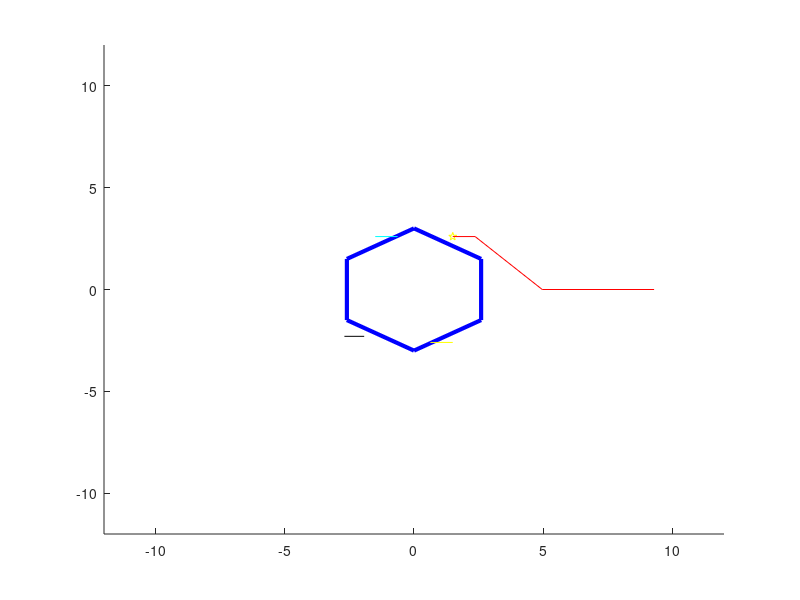

This figure's MATLAB source:
function avocados_at_law()
% L0 = sym('L0');
% L1 = sym('L1');
% L2 = sym('L2');
L0 = 1;
L1 = 5;
L2 = 5;
SL = 3;
xp = sind(60)*SL;
yp = cosd(60)*SL;

% x = sym('x');
% y = sym('y');
% z = sym('z');
function [one,two,thr,angles] = Angles(pos,off,la)
    x = pos(1);
    y = pos(2);
    z = pos(3);
    xp = sind(60)*SL;
    yp = cosd(60)*SL;


    e = sqrt(x^2 + y^2) - L0; 
    f = sqrt(e^2 + z^2);


    u = atand(z/e);
    v = acosd((L1^2 - L2^2 + f^2)/(2*L1*f));
    w = acosd((L1^2 + L2^2 - f^2)/(2*L1*L2));

    tha = atand(y/x);
    phi = (u + v);
    psi = w;
    a = 180-phi-psi;
    angles = [tha, phi, psi];
    one = [(L0*cosd(tha)*cosd(la))+off(1),(L0*sind(tha)*sind(la))+off(2)...
            ,off(3)];
    two = [(L1*cosd(phi)*cosd(tha)*cosd(la))+one(1),one(2)*sind(tha)*sind(la),...
            (L1*sind(phi))+one(3)];
    thr = [(L2*sind(a)*cosd(tha)*cosd(la))+two(1),two(2)*sind(tha)*sind(la),...
            (-L2*cosd(a))+two(3)];
end


%% New Section
% pos1=[5,8,3];pos2=[9,1,3];pos3=[5,8,3];
% pos4=[5,8,3];pos5=[9,1,3];pos6=[5,8,3];
% % Three Up
% pos1=[5,8,1];pos2=[9,1,3];pos3=[5,8,1];
% pos4=[5,1,3];pos5=[9,1,1];pos6=[5,1,3];
% 
% pos1=[1.1,0,0];pos2=[4,2.3,-1];pos3=[1.1,0,0];
% pos4=[4+xp,2.3+yp,-1];pos5=[1.1,0,0];pos6=[4+xp,2.3+yp,-1];
% 
pos1=[4,0,-1];pos2=[4,0,-1];pos3=[4,0,-1];
pos4=[4,0,-1];pos5=[4,0,-1];pos6=[4,0,-1];


theta = 0:60:360;
x0 = sind(theta)*SL;
y0 = cosd(theta)*SL;
z0 = ones(1,7);
% z = z.*3;
% Leg 1
la1 = 30;
l1off = [sind(la1)*SL,cosd(la1)*SL,1];
[leg11,leg12,leg13,angles] = Angles(pos1,l1off,la1)
% Leg 2
la2 = 90;
l2off = [sind(90)*SL,cosd(90)*SL,1];
[leg21,leg22,leg23] = Angles(pos2,l2off,la2);
% Leg 3
la3 = 150;
l3off = [sind(150)*SL,cosd(150)*SL,1];
[leg31,leg32,leg33] = Angles(pos3,l3off,la3);
% Leg 4
la4 = 220;
l4off = [sind(220)*SL,cosd(220)*SL,1];
[leg41,leg42,leg43] = Angles(pos4,l4off,la4);
% Leg 5
la5 = 270;
l5off = [sind(270)*SL,cosd(270)*SL,1];
[leg51,leg52,leg53] = Angles(pos5,l5off,la5);
% Leg 6
la6 = 330;
l6off = [sind(330)*SL,cosd(330)*SL,1];
[leg61,leg62,leg63] = Angles(pos6,l6off,la6);
% Leg Function?
function [one,two,thr] = legangle(pos,off)
    M1 = table(pos(1),pos(2),pos(3),:); % This is a decided position, it's not working
    t1 = M1(:,:,1,1);
    p1 = M1(:,:,1,2);
    s1 = M1(:,:,1,3);
    a = 180-s1-p1;
%     one = [(L0*cosd(t1))+off(1), L0*sind(t1)+off(2),off(3)];
%     two = [(L1*cosd(t1))+(L1*cosd(p1))+one(1), (L1*sind(t1))+one(2),...
%             (L1*sind(p1))+one(3)];
%     thr = [(L2*cosd(t1))+(L2*sind(a))+two(1),(L2*sind(t1))+two(2),...
%         (L2*cosd(a))+two(3)];
    one = [(L0*cosd(t1))+off(1),(L0*sind(t1))+off(2),off(3)];
    two = [(L1*cosd(p1))+one(1),one(2),(L1*sind(p1))+one(3)];
    thr = [(L2*sind(a))+two(1),two(2),(-L2*cosd(a))+two(3)];
end


%% Plotting
figure
hold on
% Plotting the body
plot3(x0, y0, z0, 'b-', 'LineWidth', 3);
fx=-12:.1:12;
[X,Y] = meshgrid(fx);
for i = 1:length(X)
    for j = 1:length(Y)
        Z(i,j) = -2;
    end
end
plot3(l1off(1),l1off(2),l1off(3),'py');
% surf(X,Y,Z)
% Leg 1
plot3([l1off(1),leg11(1)],[l1off(2),leg11(2)],[l1off(3),leg11(3)],'r-');
plot3([leg11(1),leg12(1)],[leg11(2),leg12(2)],[leg11(3),leg12(3)],'r-');
plot3([leg12(1),leg13(1)],[leg12(2),leg13(2)],[leg12(3),leg13(3)],'r-');
% L11 = sqrt((leg11(1)-leg12(1))^2+(leg11(2)-leg12(2))^2+(leg11(3)-leg12(3))^2)
% L12 = sqrt((leg13(1)-leg12(1))^2+(leg13(2)-leg12(2))^2+(leg13(3)-leg12(3))^2)
% Leg 2
plot3([l2off(1),leg21(1)],[l2off(2),leg21(2)],[l2off(3),leg21(3)],'g-');
plot3([leg21(1),leg22(1)],[leg21(2),leg22(2)],[leg21(3),leg22(3)],'g-');
plot3([leg22(1),leg23(1)],[leg22(2),leg23(2)],[leg22(3),leg23(3)],'g-');
% L21 = sqrt((leg21(1)-leg22(1))^2+(leg21(2)-leg22(2))^2+(leg21(3)-leg22(3))^2)
% L22 = sqrt((leg23(1)-leg22(1))^2+(leg23(2)-leg22(2))^2+(leg23(3)-leg22(3))^2)
% Leg 3
plot3([l3off(1),leg31(1)],[l3off(2),leg31(2)],[l3off(3),leg31(3)],'y-');
% plot3([leg31(1),leg32(1)],[leg31(2),leg32(2)],[leg31(3),leg32(3)],'y-');
% plot3([leg32(1),leg33(1)],[leg32(2),leg33(2)],[leg32(3),leg33(3)],'y-');
% L31 = sqrt((leg31(1)-leg32(1))^2+(leg31(2)-leg32(2))^2+(leg31(3)-leg32(3))^2)
% L32 = sqrt((leg33(1)-leg32(1))^2+(leg33(2)-leg32(2))^2+(leg33(3)-leg32(3))^2)
% Leg 4
plot3([l4off(1),leg41(1)],[l4off(2),leg41(2)],[l4off(3),leg41(3)],'k-');
% plot3([leg41(1),-leg42(1)],[leg41(2),-leg42(2)],[leg41(3),leg42(3)],'k-');
% plot3(-[leg42(1),leg43(1)],-[leg42(2),leg43(2)],[leg42(3),leg43(3)],'k-');
% L41 = sqrt((leg41(1)-leg42(1))^2+(leg41(2)-leg42(2))^2+(leg41(3)-leg42(3))^2)
% L42 = sqrt((leg43(1)-leg42(1))^2+(leg43(2)-leg42(2))^2+(leg43(3)-leg42(3))^2)
% Leg 5
plot3([l5off(1),leg51(1)],[l5off(2),leg51(2)],[l5off(3),leg51(3)],'m-');
% plot3([leg51(1),-leg52(1)],[leg51(2),leg52(2)],[leg51(3),leg52(3)],'m-');
% plot3(-[leg52(1),leg53(1)],[leg52(2),leg53(2)],[leg52(3),leg53(3)],'m-');
% L51 = sqrt((leg51(1)-leg52(1))^2+(leg51(2)-leg52(2))^2+(leg51(3)-leg52(3))^2)
% L52 = sqrt((leg53(1)-leg52(1))^2+(leg53(2)-leg52(2))^2+(leg53(3)-leg52(3))^2)
% Leg 6
plot3([l6off(1),leg61(1)],[l6off(2),leg61(2)],[l6off(3),leg61(3)],'c-');
% plot3([leg61(1),-leg62(1)],[leg61(2),leg62(2)],[leg61(3),leg62(3)],'c-');
% plot3(-[leg62(1),leg63(1)],[leg62(2),leg63(2)],[leg62(3),leg63(3)],'c-');
% L61 = sqrt((leg61(1)-leg62(1))^2+(leg61(2)-leg62(2))^2+(leg61(3)-leg62(3))^2)
% L62 = sqrt((leg63(1)-leg62(1))^2+(leg63(2)-leg62(2))^2+(leg63(3)-leg62(3))^2)

% Axis Stuff
% axis square;
axis([-12 12 -12 12 -3 6]);



end